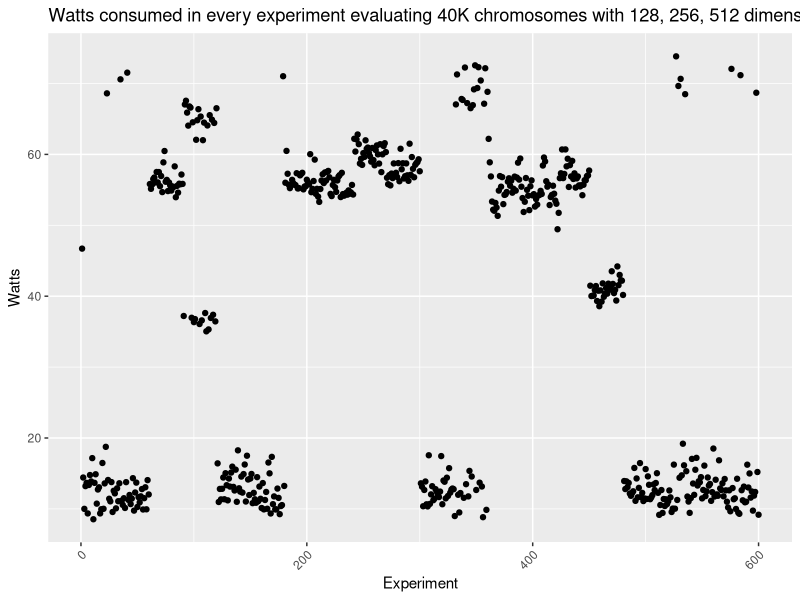
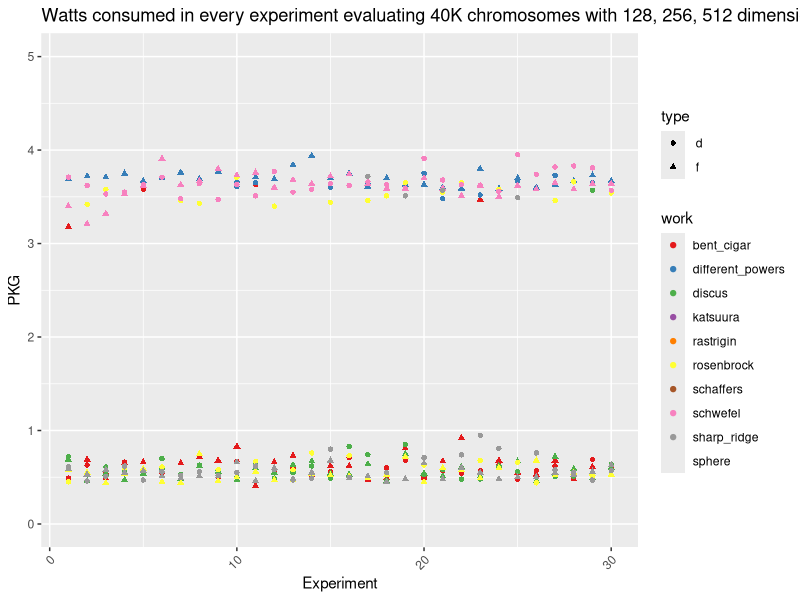
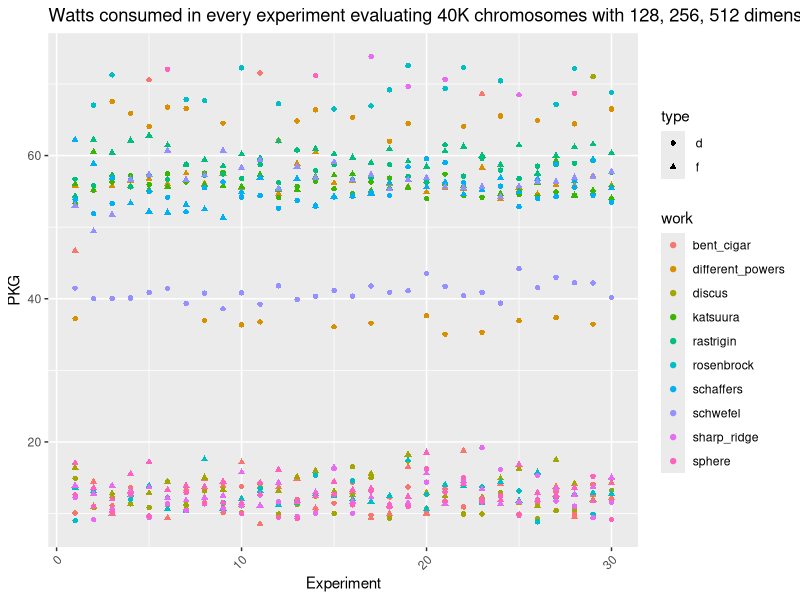
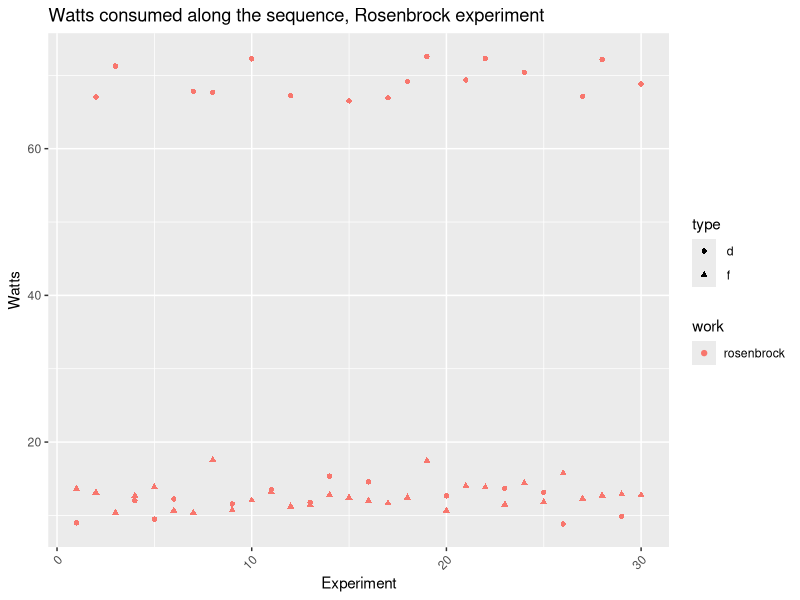
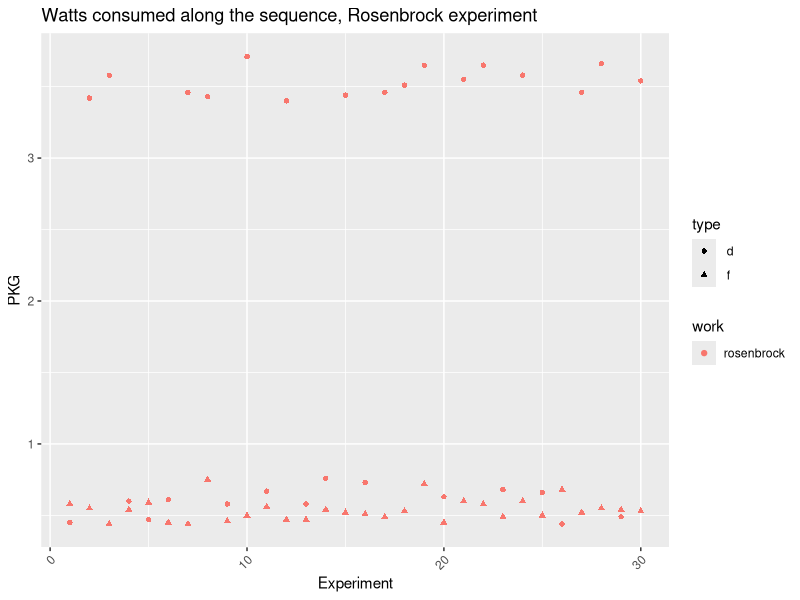
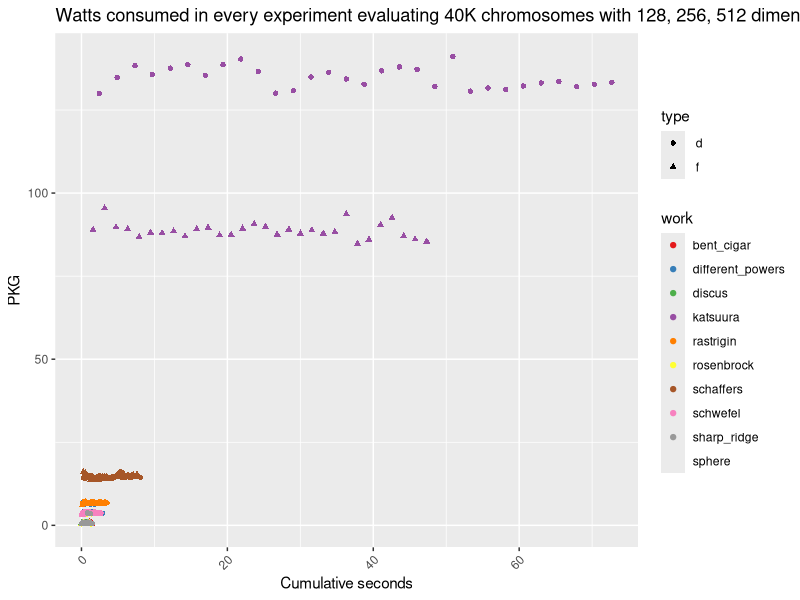
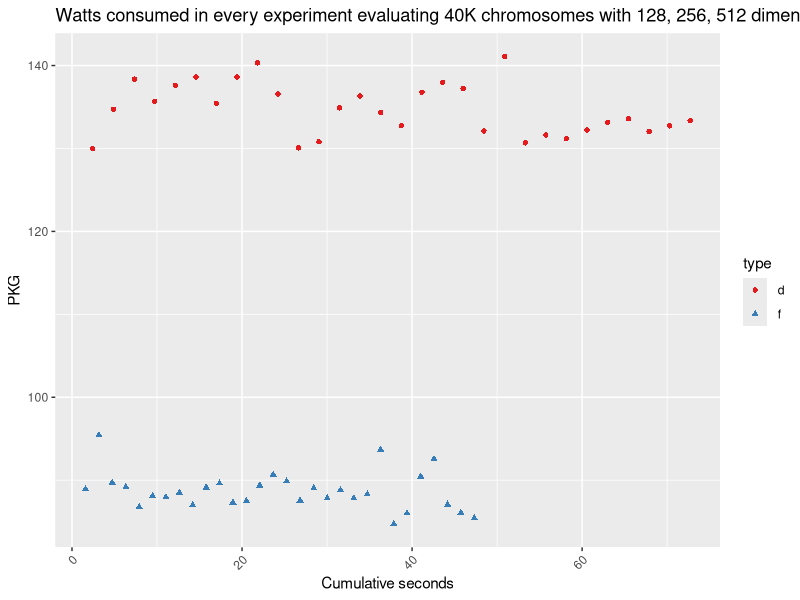
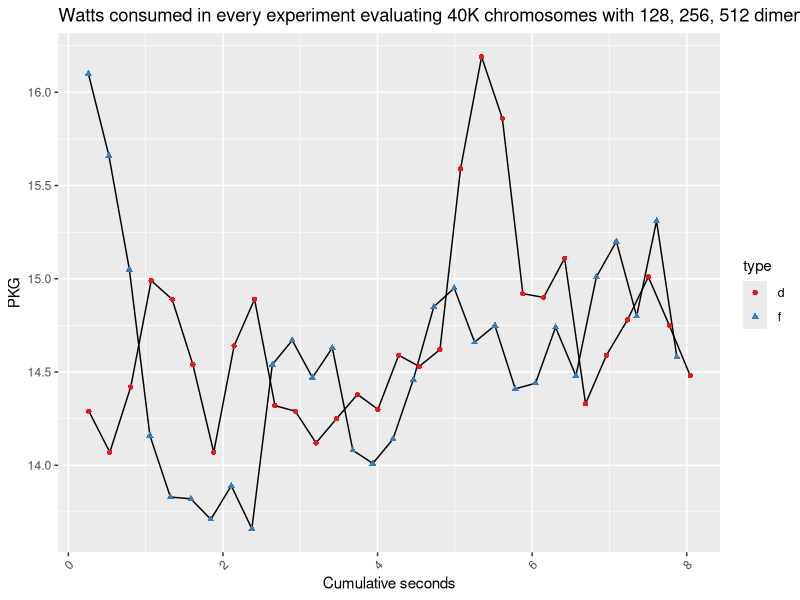

Recreate these plots in R, in order.
bbob.fixed <- read.csv("data/evostar25-bbob-fixed-12-Nov-08-20-03.csv")

bbob.fixed$watts <- bbob.fixed$PKG / bbob.fixed$seconds

library(dplyr)
bbob.fixed <- bbob.fixed %>%
  group_by(type, size, work) %>%
  mutate(order = row_number()) %>%
  ungroup()

# Per type, size, work make a cumulative sum of the seconds passed and put it in a third column
bbob.fixed <- bbob.fixed %>%
  group_by(type, size, work) %>%
  mutate(cumulative_seconds = cumsum(seconds)) %>%
  ungroup()

library(ggplot2)

ggplot(bbob.fixed, aes(x=seq_along(watts), y=watts)) +
  geom_point() +
  labs(title="Watts consumed in every experiment evaluating 40K chromosomes with 128, 256, 512 dimensions, using float or double for every one of them. Please note the $y$ axes have different scales", y="Watts", x="Experiment") +
  theme(axis.text.x = element_text(angle = 45, hjust = 1))

ggplot(bbob.fixed, aes(x=order, y=PKG,shape=type)) +
  geom_point( aes(color=work)) + scale_color_brewer(palette="Set1") +
  labs(title="Watts consumed in every experiment evaluating 40K chromosomes with 128, 256, 512 dimensions, using float or double for every one of them. Please note the $y$ axes have different scales", y="PKG", x="Experiment") +
  theme(axis.text.x = element_text(angle = 45, hjust = 1))+
  scale_y_continuous(limits = c(0, 5))

ggplot(bbob.fixed, aes(x=order, y=watts,shape=type)) +
  geom_point( aes(color=work)) +
  labs(title="Watts consumed in every experiment evaluating 40K chromosomes with 128, 256, 512 dimensions, using float or double for every one of them. Please note the $y$ axes have different scales", y="PKG", x="Experiment") +
  theme(axis.text.x = element_text(angle = 45, hjust = 1))

ggplot(bbob.fixed[bbob.fixed$work == "rosenbrock", ], aes(x=order, y=watts,shape=type)) +
  geom_point( aes(color=work)) +
  labs(title="Watts consumed along the sequence, Rosenbrock experiment", y="Watts", x="Experiment") +
  theme(axis.text.x = element_text(angle = 45, hjust = 1))

ggplot(bbob.fixed[bbob.fixed$work == "rosenbrock", ], aes(x=order, y=PKG,shape=type)) +
  geom_point( aes(color=work)) +
  labs(title="Watts consumed along the sequence, Rosenbrock experiment", y="PKG", x="Experiment") +
  theme(axis.text.x = element_text(angle = 45, hjust = 1))


ggplot(bbob.fixed, aes(x=cumulative_seconds, y=PKG,shape=type)) +
  geom_point( aes(color=work)) + scale_color_brewer(palette="Set1") +
  labs(title="Watts consumed in every experiment evaluating 40K chromosomes with 128, 256, 512 dimensions, using float or double for every one of them. Please note the $y$ axes have different scales", y="PKG", x="Cumulative seconds") +
  theme(axis.text.x = element_text(angle = 45, hjust = 1))


ggplot(bbob.fixed[ bbob.fixed$work == "katsuura",], aes(x=cumulative_seconds, y=PKG,shape=type)) +
  geom_point( aes(color=type)) + scale_color_brewer(palette="Set1") +
  labs(title="Watts consumed in every experiment evaluating 40K chromosomes with 128, 256, 512 dimensions, using float or double for every one of them. Please note the $y$ axes have different scales", y="PKG", x="Cumulative seconds") +
  theme(axis.text.x = element_text(angle = 45, hjust = 1))

ggplot(bbob.fixed[ bbob.fixed$work == "schaffers",], aes(x=cumulative_seconds, y=PKG,shape=type, group=type)) + geom_line() +
  geom_point( aes(color=type)) + scale_color_brewer(palette="Set1") +
  labs(title="Watts consumed in every experiment evaluating 40K chromosomes with 128, 256, 512 dimensions, using float or double for every one of them. Please note the $y$ axes have different scales", y="PKG", x="Cumulative seconds") +
  theme(axis.text.x = element_text(angle = 45, hjust = 1))



# Variable size
bbob.variable <- read.csv("data/variable-evostar25-bbob-10-Nov-19-10-32.csv")
bbob.variable$watts <- bbob.variable$PKG / bbob.variable$seconds
bbob.variable$size <- as.factor(bbob.variable$size)
bbob.variable <- bbob.variable %>%
  group_by(type, size, work) %>%
  mutate(order = row_number()) %>%
  ungroup()

ggplot(bbob.variable, aes(x=order, y=PKG,shape=type)) +
  geom_point( aes(color=work)) + scale_color_brewer(palette="Set1") +
  labs(title="PKG consumed depending on experiment order", y="PKG", x="Experiment") +
  theme(axis.text.x = element_text(angle = 45, hjust = 1))

ggplot(bbob.variable, aes(x=order, y=watts,shape=type)) +
  geom_point( aes(color=work)) + scale_color_brewer(palette="Set1") +
  labs(title="PKG consumed depending on experiment order", y="PKG", x="Experiment") +
  theme(axis.text.x = element_text(angle = 45, hjust = 1))

ggplot(bbob.variable[bbob.variable$work == "rastrigin",], aes(x=seq_along(watts), y=watts, shape=type,color=size)) +
  geom_point() +
  labs(title="Watts consumed in every experiment evaluating 40K chromosomes with 128, 256, 512 dimensions, using float or double for every one of them. Please note the $y$ axes have different scales", y="Watts", x="Experiment") +
  theme(axis.text.x = element_text(angle = 45, hjust = 1))
